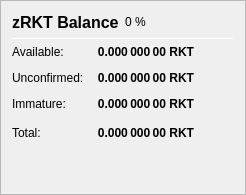
                   <widget class="QFrame" name="frame_ZerocoinBalances">
                    <property name="frameShape">
                     <enum>QFrame::StyledPanel</enum>
                    </property>
                    <property name="frameShadow">
                     <enum>QFrame::Raised</enum>
                    </property>
                    <layout class="QVBoxLayout" name="verticalLayout_7">
                     <item>
                      <layout class="QHBoxLayout" name="horizontalLayout_8" stretch="0,0,0">
                       <item>
                        <widget class="QLabel" name="label_5z_3">
                         <property name="minimumSize">
                          <size>
                           <width>0</width>
                           <height>20</height>
                          </size>
                         </property>
                         <property name="font">
                          <font>
                           <pointsize>12</pointsize>
                           <weight>75</weight>
                           <bold>true</bold>
                          </font>
                         </property>
                         <property name="text">
                          <string>zRKT Balance</string>
                         </property>
                        </widget>
                       </item>
                       <item>
                        <widget class="QLabel" name="labelzRKTPercent">
                         <property name="text">
                          <string notr="true">0 %</string>
                         </property>
                        </widget>
                       </item>
                       <item>
                        <spacer name="horizontalSpacer_11">
                         <property name="orientation">
                          <enum>Qt::Horizontal</enum>
                         </property>
                         <property name="sizeHint" stdset="0">
                          <size>
                           <width>40</width>
                           <height>20</height>
                          </size>
                         </property>
                        </spacer>
                       </item>
                      </layout>
                     </item>
                     <item>
                      <widget class="Line" name="line_ZerocoinBalance">
                       <property name="minimumSize">
                        <size>
                         <width>0</width>
                         <height>1</height>
                        </size>
                       </property>
                       <property name="maximumSize">
                        <size>
                         <width>16777215</width>
                         <height>1</height>
                        </size>
                       </property>
                       <property name="orientation">
                        <enum>Qt::Horizontal</enum>
                       </property>
                      </widget>
                     </item>
                     <item>
                      <layout class="QGridLayout" name="gridLayout_5">
                       <property name="spacing">
                        <number>12</number>
                       </property>
                       <item row="1" column="0">
                        <widget class="QLabel" name="labelzBalanceMatureText">
                         <property name="toolTip">
                          <string>Mature: more than 20 confirmation and more than 1 mint of the same denomination after it was minted.
These zRKT are spendable.</string>
                         </property>
                         <property name="text">
                          <string>Available:</string>
                         </property>
                        </widget>
                       </item>
                       <item row="1" column="1">
                        <widget class="QLabel" name="labelzBalanceMature">
                         <property name="font">
                          <font>
                           <weight>75</weight>
                           <bold>true</bold>
                          </font>
                         </property>
                         <property name="toolTip">
                          <string>Mature: more than 20 confirmation and more than 1 mint of the same denomination after it was minted.
These zRKT are spendable.</string>
                         </property>
                         <property name="text">
                          <string notr="true">0.000 000 00 RKT</string>
                         </property>
                         <property name="alignment">
                          <set>Qt::AlignRight|Qt::AlignTrailing|Qt::AlignVCenter</set>
                         </property>
                        </widget>
                       </item>
                       <item row="2" column="0">
                        <widget class="QLabel" name="labelzBalanceUnconfirmedText">
                         <property name="toolTip">
                          <string>Unconfirmed: less than 20 confirmations
Immature: confirmed, but less than 1 mint of the same denomination after it was minted</string>
                         </property>
                         <property name="text">
                          <string>Unconfirmed:</string>
                         </property>
                        </widget>
                       </item>
                       <item row="2" column="1">
                        <widget class="QLabel" name="labelzBalanceUnconfirmed">
                         <property name="font">
                          <font>
                           <weight>75</weight>
                           <bold>true</bold>
                          </font>
                         </property>
                         <property name="toolTip">
                          <string>Unconfirmed: less than 20 confirmations
Immature: confirmed, but less than 1 mint of the same denomination after it was minted</string>
                         </property>
                         <property name="text">
                          <string notr="true">0.000 000 00 RKT</string>
                         </property>
                         <property name="alignment">
                          <set>Qt::AlignRight|Qt::AlignTrailing|Qt::AlignVCenter</set>
                         </property>
                        </widget>
                       </item>
                       <item row="3" column="0">
                        <widget class="QLabel" name="labelzBalanceImmatureText">
                         <property name="toolTip">
                          <string>Unconfirmed: less than 20 confirmations
Immature: confirmed, but less than 1 mint of the same denomination after it was minted</string>
                         </property>
                         <property name="text">
                          <string>Immature:</string>
                         </property>
                        </widget>
                       </item>
                       <item row="3" column="1">
                        <widget class="QLabel" name="labelzBalanceImmature">
                         <property name="font">
                          <font>
                           <weight>75</weight>
                           <bold>true</bold>
                          </font>
                         </property>
                         <property name="toolTip">
                          <string>Unconfirmed: less than 20 confirmations
Immature: confirmed, but less than 1 mint of the same denomination after it was minted</string>
                         </property>
                         <property name="text">
                          <string notr="true">0.000 000 00 RKT</string>
                         </property>
                         <property name="alignment">
                          <set>Qt::AlignRight|Qt::AlignTrailing|Qt::AlignVCenter</set>
                         </property>
                        </widget>
                       </item>
                       <item row="4" column="0">
                        <widget class="QLabel" name="labelzBalanceText">
                         <property name="toolTip">
                          <string>Your current zRKT balance, unconfirmed and immature zRKT included.</string>
                         </property>
                         <property name="text">
                          <string>Total:</string>
                         </property>
                        </widget>
                       </item>
                       <item row="4" column="1">
                        <widget class="QLabel" name="labelzBalance">
                         <property name="font">
                          <font>
                           <weight>75</weight>
                           <bold>true</bold>
                          </font>
                         </property>
                         <property name="cursor">
                          <cursorShape>IBeamCursor</cursorShape>
                         </property>
                         <property name="toolTip">
                          <string>Your current zRKT balance, unconfirmed and immature zRKT included.</string>
                         </property>
                         <property name="text">
                          <string notr="true">0.000 000 00 RKT</string>
                         </property>
                         <property name="alignment">
                          <set>Qt::AlignRight|Qt::AlignTrailing|Qt::AlignVCenter</set>
                         </property>
                         <property name="textInteractionFlags">
                          <set>Qt::LinksAccessibleByMouse|Qt::TextSelectableByKeyboard|Qt::TextSelectableByMouse</set>
                         </property>
                        </widget>
                       </item>
                       <item row="4" column="2">
                        <spacer name="horizontalSpacer_4">
                         <property name="orientation">
                          <enum>Qt::Horizontal</enum>
                         </property>
                         <property name="sizeHint" stdset="0">
                          <size>
                           <width>40</width>
                           <height>20</height>
                          </size>
                         </property>
                        </spacer>
                       </item>
                      </layout>
                     </item>
                     <item>
                      <spacer name="verticalSpacer_4">
                       <property name="orientation">
                        <enum>Qt::Vertical</enum>
                       </property>
                       <property name="sizeHint" stdset="0">
                        <size>
                         <width>20</width>
                         <height>40</height>
                        </size>
                       </property>
                      </spacer>
                     </item>
                    </layout>
                   </widget>
